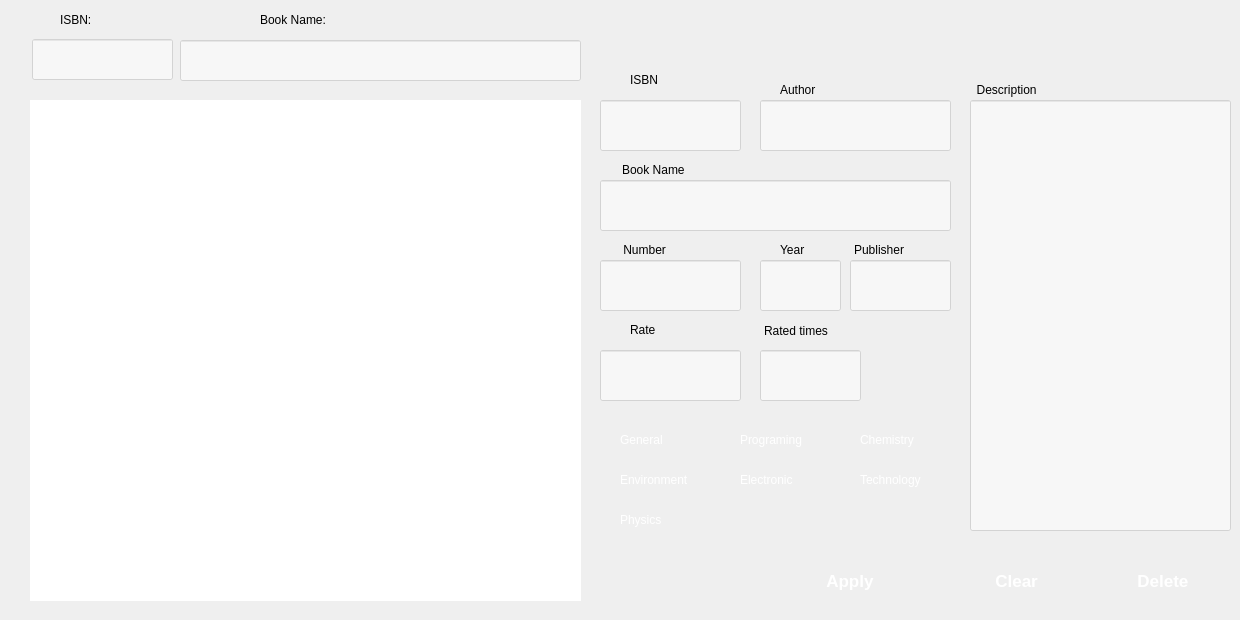
   <widget class="QWidget" name="book">
    <property name="styleSheet">
     <string notr="true">#tabWidget{border-radius:0px;}</string>
    </property>
    <attribute name="title">
     <string>Book</string>
    </attribute>
    <widget class="QLabel" name="label">
     <property name="geometry">
      <rect>
       <x>60</x>
       <y>10</y>
       <width>91</width>
       <height>20</height>
      </rect>
     </property>
     <property name="styleSheet">
      <string notr="true"/>
     </property>
     <property name="text">
      <string>ISBN:</string>
     </property>
    </widget>
    <widget class="QLineEdit" name="isbnsearch">
     <property name="geometry">
      <rect>
       <x>32</x>
       <y>39</y>
       <width>141</width>
       <height>41</height>
      </rect>
     </property>
     <property name="styleSheet">
      <string notr="true">background-color:rgba(255,255,255,0.5);
font-family:Roboto;
font-size:14px;
padding-left: 8;
color:rgb(55,55,55);
</string>
     </property>
    </widget>
    <widget class="QLineEdit" name="booknamesearch">
     <property name="geometry">
      <rect>
       <x>180</x>
       <y>40</y>
       <width>401</width>
       <height>41</height>
      </rect>
     </property>
     <property name="styleSheet">
      <string notr="true">background-color:rgba(255,255,255,0.5);
font-family:Roboto;
font-size:14px;
padding-left: 8;
color:rgb(55,55,55);
</string>
     </property>
     <property name="text">
      <string/>
     </property>
    </widget>
    <widget class="QLabel" name="label_10">
     <property name="geometry">
      <rect>
       <x>260</x>
       <y>10</y>
       <width>171</width>
       <height>20</height>
      </rect>
     </property>
     <property name="styleSheet">
      <string notr="true"/>
     </property>
     <property name="text">
      <string>Book Name:</string>
     </property>
    </widget>
    <widget class="QLineEdit" name="year">
     <property name="geometry">
      <rect>
       <x>760</x>
       <y>260</y>
       <width>81</width>
       <height>51</height>
      </rect>
     </property>
     <property name="styleSheet">
      <string notr="true">background-color:rgba(255,255,255,0.5);
font-family:Roboto;
font-size:14px;
padding-left: 8;
color:rgb(55,55,55);
</string>
     </property>
    </widget>
    <widget class="QLabel" name="label_28">
     <property name="geometry">
      <rect>
       <x>630</x>
       <y>70</y>
       <width>75</width>
       <height>20</height>
      </rect>
     </property>
     <property name="styleSheet">
      <string notr="true">background-color:transparent;
</string>
     </property>
     <property name="text">
      <string>ISBN</string>
     </property>
    </widget>
    <widget class="QPushButton" name="insertButton">
     <property name="geometry">
      <rect>
       <x>770</x>
       <y>550</y>
       <width>151</width>
       <height>61</height>
      </rect>
     </property>
     <property name="styleSheet">
      <string notr="true">border: 0px;
border-radius:0;
border-left:10;
border-color:white;
color:white;
font-family:&quot;Ubuntu Light&quot;;
font-weight:600;
border-radius:4px;
border:0px;
font-size:17px;</string>
     </property>
     <property name="text">
      <string>  Apply</string>
     </property>
     <property name="icon">
      <iconset resource="LIBPRO.qrc">
       <normaloff>:/icon/Resources/icon/success - Copy.png</normaloff>:/icon/Resources/icon/success - Copy.png</iconset>
     </property>
     <property name="iconSize">
      <size>
       <width>30</width>
       <height>30</height>
      </size>
     </property>
    </widget>
    <widget class="QLineEdit" name="isbn">
     <property name="geometry">
      <rect>
       <x>600</x>
       <y>100</y>
       <width>141</width>
       <height>51</height>
      </rect>
     </property>
     <property name="styleSheet">
      <string notr="true">background-color:rgba(255,255,255,0.5);
font-family:Roboto;
font-size:14px;
padding-left: 8;
color:rgb(55,55,55);
</string>
     </property>
    </widget>
    <widget class="QLineEdit" name="rated_times">
     <property name="geometry">
      <rect>
       <x>760</x>
       <y>350</y>
       <width>101</width>
       <height>51</height>
      </rect>
     </property>
     <property name="styleSheet">
      <string notr="true">background-color:rgba(255,255,255,0.5);
font-family:Roboto;
font-size:14px;
padding-left: 8;
color:rgb(55,55,55);
</string>
     </property>
    </widget>
    <widget class="QPushButton" name="searchButton">
     <property name="geometry">
      <rect>
       <x>1090</x>
       <y>550</y>
       <width>141</width>
       <height>61</height>
      </rect>
     </property>
     <property name="styleSheet">
      <string notr="true">border: 0px;
border-radius:0;
border-left:10;
border-color:white;
color:white;
font-family:&quot;Ubuntu Light&quot;;
font-weight:600;
border-radius:4px;
border:0px;
font-size:17px;</string>
     </property>
     <property name="text">
      <string> Delete</string>
     </property>
     <property name="icon">
      <iconset resource="LIBPRO.qrc">
       <normaloff>:/icon/Resources/icon/cancel-button - Copy.png</normaloff>:/icon/Resources/icon/cancel-button - Copy.png</iconset>
     </property>
     <property name="iconSize">
      <size>
       <width>30</width>
       <height>40</height>
      </size>
     </property>
    </widget>
    <widget class="QLabel" name="label_29">
     <property name="geometry">
      <rect>
       <x>780</x>
       <y>80</y>
       <width>75</width>
       <height>20</height>
      </rect>
     </property>
     <property name="styleSheet">
      <string notr="true">background-color:transparent;
</string>
     </property>
     <property name="text">
      <string>Author</string>
     </property>
    </widget>
    <widget class="QLineEdit" name="quantity">
     <property name="geometry">
      <rect>
       <x>600</x>
       <y>260</y>
       <width>141</width>
       <height>51</height>
      </rect>
     </property>
     <property name="styleSheet">
      <string notr="true">background-color:rgba(255,255,255,0.5);
font-family:Roboto;
font-size:14px;
padding-left: 8;
color:rgb(55,55,55);
</string>
     </property>
    </widget>
    <widget class="QLineEdit" name="rate">
     <property name="geometry">
      <rect>
       <x>600</x>
       <y>350</y>
       <width>141</width>
       <height>51</height>
      </rect>
     </property>
     <property name="styleSheet">
      <string notr="true">background-color:rgba(255,255,255,0.5);
font-family:Roboto;
font-size:14px;
padding-left: 8;
color:rgb(55,55,55);
</string>
     </property>
     <property name="text">
      <string/>
     </property>
    </widget>
    <widget class="QLabel" name="label_31">
     <property name="geometry">
      <rect>
       <x>780</x>
       <y>240</y>
       <width>75</width>
       <height>20</height>
      </rect>
     </property>
     <property name="styleSheet">
      <string notr="true">background-color:transparent;
</string>
     </property>
     <property name="text">
      <string>Year</string>
     </property>
    </widget>
    <widget class="QLineEdit" name="author">
     <property name="geometry">
      <rect>
       <x>760</x>
       <y>100</y>
       <width>191</width>
       <height>51</height>
      </rect>
     </property>
     <property name="styleSheet">
      <string notr="true">background-color:rgba(255,255,255,0.5);
font-family:Roboto;
font-size:14px;
padding-left: 8;
color:rgb(55,55,55);
</string>
     </property>
    </widget>
    <widget class="QLabel" name="label_32">
     <property name="geometry">
      <rect>
       <x>630</x>
       <y>320</y>
       <width>81</width>
       <height>20</height>
      </rect>
     </property>
     <property name="styleSheet">
      <string notr="true">background-color:transparent;
</string>
     </property>
     <property name="text">
      <string>Rate</string>
     </property>
    </widget>
    <widget class="QLabel" name="label_41">
     <property name="geometry">
      <rect>
       <x>764</x>
       <y>320</y>
       <width>151</width>
       <height>21</height>
      </rect>
     </property>
     <property name="styleSheet">
      <string notr="true">background-color:transparent;
</string>
     </property>
     <property name="text">
      <string>Rated times</string>
     </property>
    </widget>
    <widget class="QLabel" name="label_26">
     <property name="geometry">
      <rect>
       <x>622</x>
       <y>160</y>
       <width>391</width>
       <height>20</height>
      </rect>
     </property>
     <property name="sizePolicy">
      <sizepolicy hsizetype="Fixed" vsizetype="Fixed">
       <horstretch>0</horstretch>
       <verstretch>0</verstretch>
      </sizepolicy>
     </property>
     <property name="styleSheet">
      <string notr="true">background-color:transparent
</string>
     </property>
     <property name="text">
      <string>Book Name</string>
     </property>
    </widget>
    <widget class="QLabel" name="label_30">
     <property name="geometry">
      <rect>
       <x>620</x>
       <y>240</y>
       <width>75</width>
       <height>20</height>
      </rect>
     </property>
     <property name="styleSheet">
      <string notr="true">background-color:transparent;
</string>
     </property>
     <property name="text">
      <string> Number</string>
     </property>
    </widget>
    <widget class="QLineEdit" name="book_name_2">
     <property name="geometry">
      <rect>
       <x>600</x>
       <y>180</y>
       <width>351</width>
       <height>51</height>
      </rect>
     </property>
     <property name="styleSheet">
      <string notr="true">background-color:rgba(255,255,255,0.5);
font-family:Roboto;
font-size:14px;
padding-left: 8;
color:rgb(55,55,55);
</string>
     </property>
     <property name="text">
      <string/>
     </property>
    </widget>
    <widget class="QLineEdit" name="publisher">
     <property name="geometry">
      <rect>
       <x>850</x>
       <y>260</y>
       <width>101</width>
       <height>51</height>
      </rect>
     </property>
     <property name="styleSheet">
      <string notr="true">background-color:rgba(255,255,255,0.5);
font-family:Roboto;
font-size:14px;
padding-left: 8;
color:rgb(55,55,55);
</string>
     </property>
     <property name="text">
      <string/>
     </property>
    </widget>
    <widget class="QLabel" name="label_33">
     <property name="geometry">
      <rect>
       <x>854</x>
       <y>240</y>
       <width>111</width>
       <height>20</height>
      </rect>
     </property>
     <property name="styleSheet">
      <string notr="true">background-color:transparent;
</string>
     </property>
     <property name="text">
      <string>Publisher</string>
     </property>
    </widget>
    <widget class="QCheckBox" name="physics">
     <property name="geometry">
      <rect>
       <x>600</x>
       <y>510</y>
       <width>91</width>
       <height>20</height>
      </rect>
     </property>
     <property name="styleSheet">
      <string notr="true">background-color:transparent;
color:white;
font-family:&quot;Roboto&quot;;
border:0px;</string>
     </property>
     <property name="text">
      <string>Physics</string>
     </property>
    </widget>
    <widget class="QCheckBox" name="general">
     <property name="geometry">
      <rect>
       <x>600</x>
       <y>430</y>
       <width>81</width>
       <height>20</height>
      </rect>
     </property>
     <property name="styleSheet">
      <string notr="true">background-color:transparent;
color:white;
font-family:&quot;Roboto&quot;;
border:0px;</string>
     </property>
     <property name="text">
      <string>General</string>
     </property>
    </widget>
    <widget class="QCheckBox" name="programing">
     <property name="geometry">
      <rect>
       <x>720</x>
       <y>430</y>
       <width>101</width>
       <height>20</height>
      </rect>
     </property>
     <property name="styleSheet">
      <string notr="true">background-color:transparent;
color:white;
font-family:&quot;Roboto&quot;;
border:0px;</string>
     </property>
     <property name="text">
      <string>Programing</string>
     </property>
    </widget>
    <widget class="QCheckBox" name="chemistry">
     <property name="geometry">
      <rect>
       <x>840</x>
       <y>430</y>
       <width>101</width>
       <height>20</height>
      </rect>
     </property>
     <property name="styleSheet">
      <string notr="true">background-color:transparent;
color:white;
font-family:&quot;Roboto&quot;;
border:0px;</string>
     </property>
     <property name="text">
      <string>Chemistry</string>
     </property>
    </widget>
    <widget class="QCheckBox" name="electronic">
     <property name="geometry">
      <rect>
       <x>720</x>
       <y>470</y>
       <width>111</width>
       <height>20</height>
      </rect>
     </property>
     <property name="styleSheet">
      <string notr="true">background-color:transparent;
color:white;
font-family:&quot;Roboto&quot;;
border:0px;</string>
     </property>
     <property name="text">
      <string>Electronic</string>
     </property>
    </widget>
    <widget class="QCheckBox" name="technology">
     <property name="geometry">
      <rect>
       <x>840</x>
       <y>470</y>
       <width>101</width>
       <height>20</height>
      </rect>
     </property>
     <property name="styleSheet">
      <string notr="true">background-color:transparent;
color:white;
font-family:&quot;Roboto&quot;;
border:0px;</string>
     </property>
     <property name="text">
      <string>Technology</string>
     </property>
    </widget>
    <widget class="QCheckBox" name="environment">
     <property name="geometry">
      <rect>
       <x>600</x>
       <y>470</y>
       <width>101</width>
       <height>20</height>
      </rect>
     </property>
     <property name="styleSheet">
      <string notr="true">background-color:transparent;
color:white;
font-family:&quot;Roboto&quot;;
border:0px;</string>
     </property>
     <property name="text">
      <string>Environment</string>
     </property>
    </widget>
    <widget class="QLabel" name="label_34">
     <property name="geometry">
      <rect>
       <x>970</x>
       <y>80</y>
       <width>161</width>
       <height>20</height>
      </rect>
     </property>
     <property name="styleSheet">
      <string notr="true">background-color:transparent;
</string>
     </property>
     <property name="text">
      <string>  Description</string>
     </property>
    </widget>
    <widget class="QLineEdit" name="description">
     <property name="geometry">
      <rect>
       <x>970</x>
       <y>100</y>
       <width>261</width>
       <height>431</height>
      </rect>
     </property>
     <property name="styleSheet">
      <string notr="true">background-color:rgba(255,255,255,0.5);
font-family:Roboto;
font-size:14px;
padding-left: 8;
color:rgb(55,55,55);
</string>
     </property>
     <property name="maxLength">
      <number>600</number>
     </property>
     <property name="alignment">
      <set>Qt::AlignLeading|Qt::AlignLeft|Qt::AlignTop</set>
     </property>
    </widget>
    <widget class="QTableWidget" name="bookTable">
     <property name="geometry">
      <rect>
       <x>30</x>
       <y>100</y>
       <width>551</width>
       <height>501</height>
      </rect>
     </property>
     <property name="styleSheet">
      <string notr="true">border: 0;
	font: 10pt &quot;Segoe UI&quot;;
font-weight:600;
border-radius: 5px;background-color: rgba(255, 255, 255, .4);alternate-background-color:rgba(159, 173, 201,0.2);selection-background-color:red;</string>
     </property>
    </widget>
    <widget class="QPushButton" name="insertButton_2">
     <property name="geometry">
      <rect>
       <x>939</x>
       <y>550</y>
       <width>141</width>
       <height>61</height>
      </rect>
     </property>
     <property name="styleSheet">
      <string notr="true">border: 0px;
border-radius:0;
border-left:10;
border-color:white;
color:white;
font-family:&quot;Ubuntu Light&quot;;
font-weight:600;
border-radius:4px;
border:0px;
font-size:17px;</string>
     </property>
     <property name="text">
      <string>   Clear</string>
     </property>
     <property name="icon">
      <iconset resource="LIBPRO.qrc">
       <normaloff>:/icon/Resources/icon/reload - Copy.png</normaloff>:/icon/Resources/icon/reload - Copy.png</iconset>
     </property>
     <property name="iconSize">
      <size>
       <width>30</width>
       <height>30</height>
      </size>
     </property>
    </widget>
   </widget>
